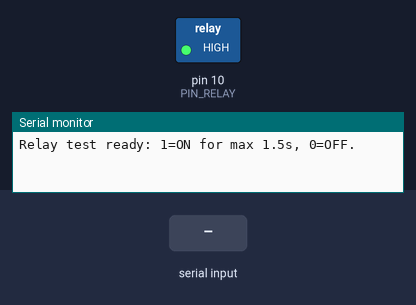
Simulated run of this sketch. Board: Arduino Uno, built with avr-gcc and run on an emulated ATmega328P. Shown: switched loads named in the sketch (green lamp = pin HIGH), the last lines printed to the serial monitor. The test bench sets the inputs (shaded band).

Above: at 1.2 s.
1.3 s: "1" received over Serial
At 2.2 s:
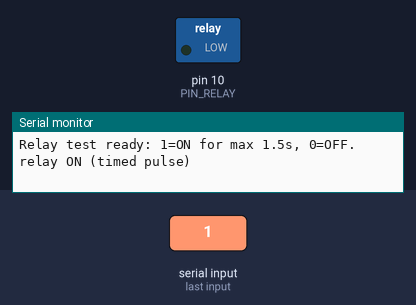
Timing chart, 0 to 4.3 s (numbered marks = the images above; inputs shaded):
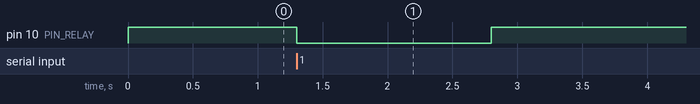

Measured:
- after the input at 1.3 s, pin 10 (PIN_RELAY): HIGH → LOW at once, → HIGH 1.5 s later

The sketch:

relay_test.ino
```cpp
/*
 * Standalone relay output test. Pump is OFF at boot and each ON pulse is
 * limited to 1.5 seconds. Start with pump disconnected and verify relay polarity.
 * Serial Monitor: 115200 baud, Newline. Send 1 = relay on, 0 = relay off.
 */

const uint8_t PIN_RELAY = 10;
const bool RELAY_ACTIVE_LOW = true;   // matches the pasted FireBot pump test; verify on your module
const unsigned long MAX_ON_MS = 1500;

bool relayOn = false;
unsigned long relayStartedMs = 0;

void setRelay(bool on) {
  relayOn = on;
  digitalWrite(PIN_RELAY, (on ^ RELAY_ACTIVE_LOW) ? HIGH : LOW);
  if (on) relayStartedMs = millis();
  Serial.println(on ? F("relay ON (timed pulse)") : F("relay OFF"));
}

void setup() {
  digitalWrite(PIN_RELAY, RELAY_ACTIVE_LOW ? HIGH : LOW);  // safe OFF level first
  pinMode(PIN_RELAY, OUTPUT);
  Serial.begin(115200);
  Serial.println(F("Relay test ready: 1=ON for max 1.5s, 0=OFF."));
}

void loop() {
  while (Serial.available()) {
    char c = Serial.read();
    if (c == '1') setRelay(true);
    else if (c == '0') setRelay(false);
  }
  if (relayOn && millis() - relayStartedMs >= MAX_ON_MS) {
    setRelay(false);
    Serial.println(F("maximum ON time reached"));
  }
}
```
